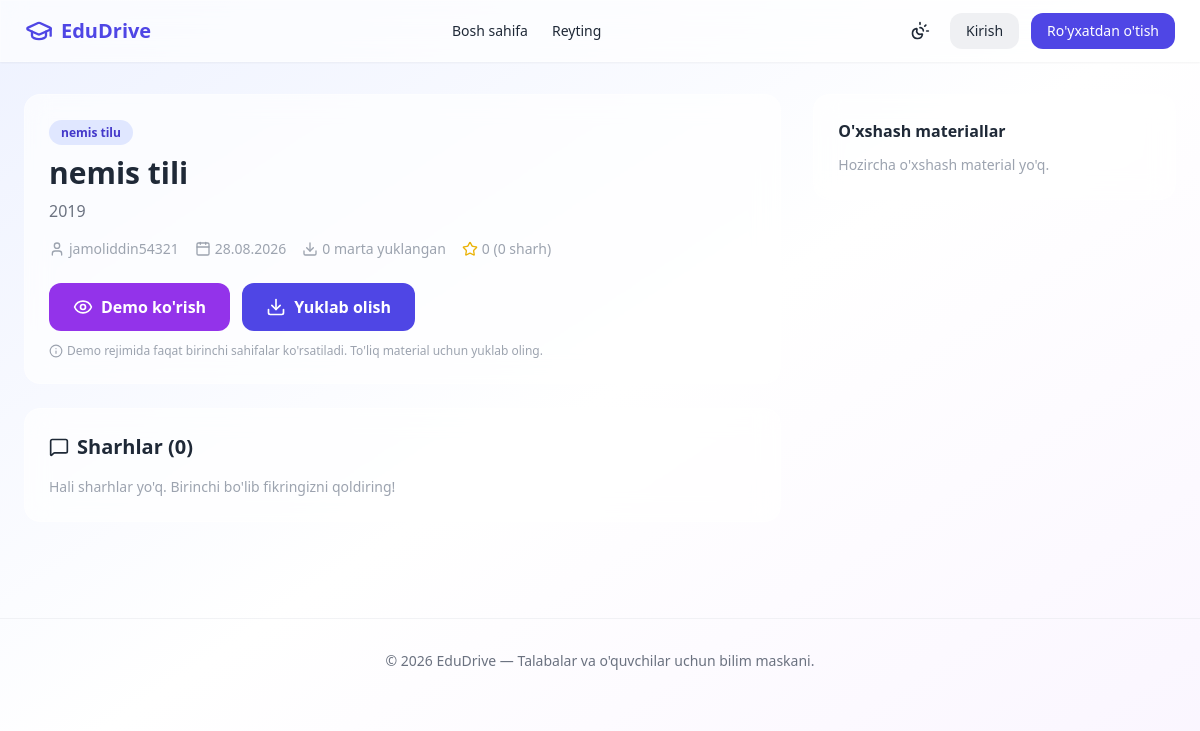
The page /resource/nemis-tili/ on the database its author committed.
### core/models.py (models this page shows, shortened)
class Resource(models.Model):
    class Status(models.TextChoices):
        PENDING = "pending", "Kutilmoqda"
        APPROVED = "approved", "Tasdiqlangan"
        REJECTED = "rejected", "Rad etilgan"
    title = models.CharField(max_length=255)
    slug = models.SlugField(max_length=280, unique=True, blank=True)
    description = models.TextField(blank=True)
    category = models.ForeignKey(Category, related_name="resources", on_delete=models.PROTECT)
    file = models.FileField(upload_to="resources/%Y/%m/", null=True, blank=True)
    telegram_file_id = models.CharField(
        max_length=255, null=True, blank=True,
        help_text="Telegram serveridan tezkor yuborish uchun cache qilingan file_id"
    )
    file_size_kb = models.PositiveIntegerField(default=0)
    file_type = models.CharField(max_length=20, blank=True, help_text="pdf, docx, pptx, image...")
    preview_file = models.FileField(upload_to="previews/%Y/%m/", null=True, blank=True)
    cover_image = models.ImageField(
        upload_to="covers/%Y/%m/", null=True, blank=True,
        help_text="Material muqovasi/skrinshoti (avtomatik yoki qo'lda yuklanishi mumkin)"
    )
    uploaded_by = models.ForeignKey(
        CustomUser, related_name="uploaded_resources", on_delete=models.CASCADE
    )
    uploaded_via = models.CharField(
        max_length=10,
        choices=[("web", "Web-sayt"), ("bot", "Telegram Bot")],
        default="web"
    )
    status = models.CharField(max_length=10, choices=Status.choices, default=Status.PENDING)
    rejection_reason = models.CharField(max_length=255, blank=True)
    download_count = models.PositiveIntegerField(default=0)
    view_count = models.PositiveIntegerField(default=0)
    created_at = models.DateTimeField(auto_now_add=True)
    approved_at = models.DateTimeField(null=True, blank=True)
    class Meta:
        db_table = "resources"
        verbose_name = "O'quv materiali"
        verbose_name_plural = "O'quv materiallari"
        ordering = ["-created_at"]
        indexes = [
            models.Index(fields=["status", "-created_at"]),
            models.Index(fields=["category", "status"]),
        ]
    @property
    def average_rating(self):
        agg = self.reviews.aggregate(avg=models.Avg("rating"))
        return round(agg["avg"] or 0, 1)
    @property
    def reviews_count(self):
        return self.reviews.count()
    @property
    def is_pdf(self) -> bool:
        return self.file_type.lower() == "pdf"
    @property
    def is_image(self) -> bool:
        return self.file_type.lower() in ("jpg", "jpeg", "png", "webp", "image")
    @property
    def has_demo_preview(self) -> bool:
        return (
            bool(self.preview_file) or self.is_image
            or (self.is_zip and bool(self.file))
            or (self.is_office_doc and bool(self.file))
        )
    def increment_view(self):
        self.view_count = models.F("view_count") + 1
        self.save(update_fields=["view_count"])

class Category(models.Model):
    name = models.CharField(max_length=120)
    slug = models.SlugField(max_length=140, unique=True)
    icon = models.CharField(
        max_length=50, default="folder",
        help_text="Lucide icon nomi, masalan: 'book-open', 'code', 'flask-conical'"
    )
    parent_category = models.ForeignKey(
        "self", null=True, blank=True, related_name="subcategories",
        on_delete=models.CASCADE
    )
    order = models.PositiveIntegerField(default=0)
    class Meta:
        db_table = "categories"
        verbose_name = "Kategoriya"
        verbose_name_plural = "Kategoriyalar"
        ordering = ["order", "name"]

class CustomUser(AbstractUser):
    class Role(models.TextChoices):
        STUDENT = "student", "O'quvchi / Talaba"
        TEACHER = "teacher", "O'qituvchi"
        ADMIN = "admin", "Administrator"
    telegram_id = models.BigIntegerField(
        null=True, blank=True, unique=True, db_index=True,
        help_text="Foydalanuvchining Telegram chat ID raqami"
    )
    telegram_username = models.CharField(max_length=64, null=True, blank=True)
    role = models.CharField(max_length=10, choices=Role.choices, default=Role.STUDENT)
    avatar = models.ImageField(upload_to="avatars/", null=True, blank=True, default="avatars/default.png")
    bio = models.TextField(max_length=500, blank=True)
    points = models.PositiveIntegerField(default=0, help_text="Faollik uchun to'plangan ballar")
    badges = models.JSONField(default=list, blank=True, help_text="['Top Uploader', 'Verified'] kabi belgilar")
    last_active_date = models.DateField(null=True, blank=True)
    streak_days = models.PositiveIntegerField(default=0)
    otp_code = models.CharField(max_length=6, null=True, blank=True)
    otp_created_at = models.DateTimeField(null=True, blank=True)
    is_telegram_linked = models.BooleanField(default=False)
    created_at = models.DateTimeField(auto_now_add=True)
    class Meta:
        db_table = "custom_users"
        verbose_name = "Foydalanuvchi"
        verbose_name_plural = "Foydalanuvchilar"

### core/views.py (the view, shortened to what this page needs)
# urls.py: path("resource/<slug:slug>/", views.resource_detail_view, name="resource_detail"),
def resource_detail_view(request, slug):
    resource = get_object_or_404(
        Resource.objects.select_related("category", "uploaded_by"), slug=slug
    )
    if resource.status != Resource.Status.APPROVED:
        if not request.user.is_authenticated or (
            request.user != resource.uploaded_by and not request.user.is_staff
        ):
            raise Http404("Material topilmadi yoki hali tasdiqlanmagan.")
    resource.increment_view()
    reviews = resource.reviews.select_related("user").all()
    review_form = ReviewForm()
    user_has_bookmarked = False
    user_has_reviewed = False
    related = Resource.objects.filter(
        category=resource.category, status=Resource.Status.APPROVED
    ).exclude(id=resource.id)[:4]
    return render(request, "detail.html", {
        "resource": resource,
        "reviews": reviews,
        "review_form": review_form,
        "user_has_bookmarked": user_has_bookmarked,
        "user_has_reviewed": user_has_reviewed,
        "related": related,
    })

### core/context_processors.py (called while the page is built)
def moderation_context(request):
    if request.user.is_authenticated and request.user.is_staff:
        count = Resource.objects.filter(status=Resource.Status.PENDING).count()
        return {"pending_moderation_count": count}
    return {}

### core/templates/detail.html (shortened to what this page needs)
{% extends "base.html" %}
{% block content %}
<div class="grid grid-cols-1 lg:grid-cols-3 gap-8">
  <div class="lg:col-span-2 space-y-6">
    <div class="glass rounded-2xl p-6">
      <span class="text-xs font-semibold px-3 py-1 rounded-full bg-brand-100 dark:bg-brand-700/30 text-brand-700 dark:text-brand-300">
        {{ resource.category.name }}
      </span>
      <h1 class="text-3xl font-extrabold mt-3 mb-2">{{ resource.title }}</h1>
      <p class="text-gray-500 dark:text-gray-400 mb-4">{{ resource.description }}</p>
      <div class="flex flex-wrap items-center gap-4 text-sm text-gray-400 mb-6">
        <span class="flex items-center gap-1"><i data-lucide="user" class="w-4 h-4"></i> {{ resource.uploaded_by.username }}</span>
        <span class="flex items-center gap-1"><i data-lucide="calendar" class="w-4 h-4"></i> {{ resource.created_at|date:"d.m.Y" }}</span>
        <span class="flex items-center gap-1"><i data-lucide="download" class="w-4 h-4"></i> {{ resource.download_count }} marta yuklangan</span>
        <span class="flex items-center gap-1"><i data-lucide="star" class="w-4 h-4 text-yellow-500"></i> {{ resource.average_rating }} ({{ resource.reviews_count }} sharh)</span>
      </div>
      <div class="flex flex-wrap gap-3">
        {% if resource.has_demo_preview %}
        <button id="demo-preview-btn"
           class="flex items-center gap-2 px-6 py-3 rounded-xl bg-purple-600 hover:bg-purple-700 text-white font-semibold transition">
          <i data-lucide="eye" class="w-5 h-5"></i> Demo ko'rish
        </button>
        {% endif %}
        <a href="{% url 'resource_download' resource.slug %}"
           class="flex items-center gap-2 px-6 py-3 rounded-xl bg-brand-600 hover:bg-brand-700 text-white font-semibold transition">
          <i data-lucide="download" class="w-5 h-5"></i> Yuklab olish
        </a>
      </div>
      {% if resource.is_pdf and resource.preview_file %}
      <p class="text-xs text-gray-400 mt-3 flex items-center gap-1">
        <i data-lucide="info" class="w-3.5 h-3.5"></i>
        Demo rejimida faqat birinchi sahifalar ko'rsatiladi. To'liq material uchun yuklab oling.
      </p>
      {% endif %}
    </div>
    <div class="glass rounded-2xl p-6">
      <h2 class="text-xl font-bold mb-4 flex items-center gap-2">
        <i data-lucide="message-square" class="w-5 h-5"></i> Sharhlar ({{ reviews.count }})
      </h2>
      <div class="space-y-4">
        {% for review in reviews %}
        <div class="border-b border-gray-200/50 dark:border-gray-700/50 pb-4">
          <div class="flex items-center justify-between mb-1">
            <span class="font-semibold">{{ review.user.username }}</span>
            <span class="text-yellow-500 text-sm">{% for i in "12345" %}{% if forloop.counter <= review.rating %}★{% else %}☆{% endif %}{% endfor %}</span>
          </div>
          <p class="text-sm text-gray-500 dark:text-gray-400">{{ review.comment }}</p>
        </div>
        {% empty %}
        <p class="text-gray-400 text-sm">Hali sharhlar yo'q. Birinchi bo'lib fikringizni qoldiring!</p>
        {% endfor %}
      </div>
    </div>
  </div>
  <aside class="space-y-6">
    <div class="glass rounded-2xl p-6">
      <h3 class="font-bold mb-3">O'xshash materiallar</h3>
      <div class="space-y-3">
        {% for r in related %}
        <a href="{% url 'resource_detail' r.slug %}" class="block p-3 rounded-xl hover:bg-brand-50 dark:hover:bg-gray-800 transition">
          <p class="font-medium text-sm line-clamp-1">{{ r.title }}</p>
          <p class="text-xs text-gray-400">{{ r.download_count }} yuklangan</p>
        </a>
        {% empty %}
        <p class="text-sm text-gray-400">Hozircha o'xshash material yo'q.</p>
        {% endfor %}
      </div>
    </div>
  </aside>
</div>
{% endblock %}

### core/templates/base.html (style rules this page uses)
.glass { background: rgba(255, 255, 255, 0.65); backdrop-filter: blur(12px); -webkit-backdrop-filter: blur(12px); border: 1px solid rgba(255, 255, 255, 0.3); }

### rows shown on the page
Resource: category.name "nemis tilu", title "nemis tili", description "2019", uploaded_by.username "jamoliddin54321", created_at "28.08.2026", download_count "0", average_rating "0", reviews_count "0"

### other values the page prints
{{ reviews.count }} "0"
